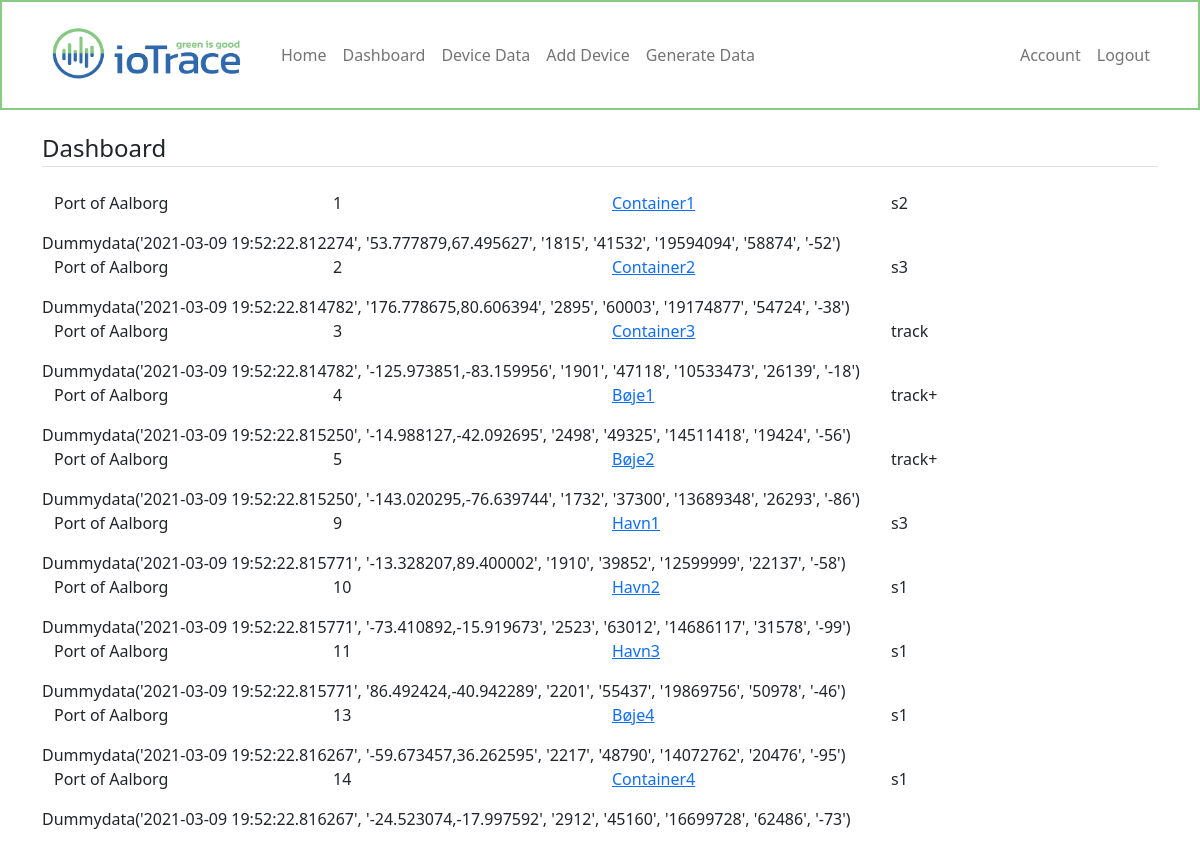
The page /dashboard (signed in) on the database its author committed.
### webapp/models.py (models this page shows, shortened)
class Device(db.Model):
    id = db.Column(db.Integer, primary_key=True)
    devicename = db.Column(db.String(100), nullable=False)
    devicetype = db.Column(db.String(100), nullable=False)
    user_id = db.Column(db.Integer, db.ForeignKey('user.id'), nullable=False)
    datadumps = db.relationship('Dummydata', cascade='all, delete-orphan', backref='devicedata', lazy=True)

class User(db.Model, UserMixin):
    id = db.Column(db.Integer, primary_key=True)
    username = db.Column(db.String(20), unique=True, nullable=False)
    email = db.Column(db.String(120), unique=True, nullable=False)
    image_file = db.Column(db.String(20), nullable=False, default='default.jpg')
    password = db.Column(db.String(60), nullable=False)
    devices = db.relationship('Device', backref='owner', lazy=True)

class Dummydata(db.Model):
    id = db.Column(db.Integer, primary_key=True)
    timestamp = db.Column(db.DateTime, nullable=False, default=datetime.utcnow)
    pos = db.Column(db.String(100), nullable=False)
    temp = db.Column(db.Integer, nullable=False)
    humid = db.Column(db.Integer, nullable=False)
    hpa = db.Column(db.Integer, nullable=False)
    volt = db.Column(db.Integer, nullable=False)
    lte_rssi = db.Column(db.Integer, nullable=False)
    device_id = db.Column(db.Integer, db.ForeignKey('device.id'), nullable=False)
    def __repr__(self):
        return f"Dummydata('{self.timestamp}', '{self.pos}', '{self.temp}', '{self.humid}', '{self.hpa}', '{self.volt}', '{self.lte_rssi}')"

### webapp/devices/routes.py (the view)
@devices.route('/dashboard')
@login_required
def dashboard():
    devices = Device.query.filter_by(user_id=current_user.id)
    data = Dummydata.query.filter_by()
    return render_template('dashboard.html', title='Dashboard', devices=devices, data=data)

### webapp/models.py (called while the page is built)
@login_manager.user_loader
def load_user(user_id):
    return User.query.get(int(user_id))

### webapp/templates/dashboard.html
{% extends "layout.html" %}
{% set active_page = "dashboard" %}
{% block content %}
<legend class="border-bottom mb-4">Dashboard</legend>
<div class="container">
    {% for device in devices %}
    <div class="row">
        <div class="col">
            {{device.owner.username}}
        </div>
        <div class="col">
            {{device.id}}
        </div>
        <div class="col">
            <p><a href="{{ url_for('devices.device', device_id=device.id) }}">{{device.devicename}}</a></p>
        </div>
        <div class="col">
            {{device.devicetype}}
        </div>
    </div>
    <div class="row">
        <div class="row">
            {{ device.datadumps[-1]}}
        </div>
    </div>
    {% endfor %}
</div>
{% endblock content %}

### webapp/static/css/navbar.css (style rules this page uses)
body { padding-bottom: 20px; }

### rows shown on the page
Device: owner.username "Port of Aalborg", id "1", devicename "Container1", devicetype "s2", lte_rssi "Dummydata('2021-03-09 19:52:22.812274', '53.777879,67.495627', '1815', '41532', '19594094', '58874', '-52')"
Device: owner.username "Port of Aalborg", id "2", devicename "Container2", devicetype "s3", lte_rssi "Dummydata('2021-03-09 19:52:22.814782', '176.778675,80.606394', '2895', '60003', '19174877', '54724', '-38')"
Device: owner.username "Port of Aalborg", id "3", devicename "Container3", devicetype "track", lte_rssi "Dummydata('2021-03-09 19:52:22.814782', '-125.973851,-83.159956', '1901', '47118', '10533473', '26139', '-18')"
Device: owner.username "Port of Aalborg", id "4", devicename "Bøje1", devicetype "track+", lte_rssi "Dummydata('2021-03-09 19:52:22.815250', '-14.988127,-42.092695', '2498', '49325', '14511418', '19424', '-56')"
Device: owner.username "Port of Aalborg", id "5", devicename "Bøje2", devicetype "track+", lte_rssi "Dummydata('2021-03-09 19:52:22.815250', '-143.020295,-76.639744', '1732', '37300', '13689348', '26293', '-86')"
Device: owner.username "Port of Aalborg", id "9", devicename "Havn1", devicetype "s3", lte_rssi "Dummydata('2021-03-09 19:52:22.815771', '-13.328207,89.400002', '1910', '39852', '12599999', '22137', '-58')"
Device: owner.username "Port of Aalborg", id "10", devicename "Havn2", devicetype "s1", lte_rssi "Dummydata('2021-03-09 19:52:22.815771', '-73.410892,-15.919673', '2523', '63012', '14686117', '31578', '-99')"
Device: owner.username "Port of Aalborg", id "11", devicename "Havn3", devicetype "s1", lte_rssi "Dummydata('2021-03-09 19:52:22.815771', '86.492424,-40.942289', '2201', '55437', '19869756', '50978', '-46')"
Device: owner.username "Port of Aalborg", id "13", devicename "Bøje4", devicetype "s1", lte_rssi "Dummydata('2021-03-09 19:52:22.816267', '-59.673457,36.262595', '2217', '48790', '14072762', '20476', '-95')"
Device: owner.username "Port of Aalborg", id "14", devicename "Container4", devicetype "s1", lte_rssi "Dummydata('2021-03-09 19:52:22.816267', '-24.523074,-17.997592', '2912', '45160', '16699728', '62486', '-73')"
